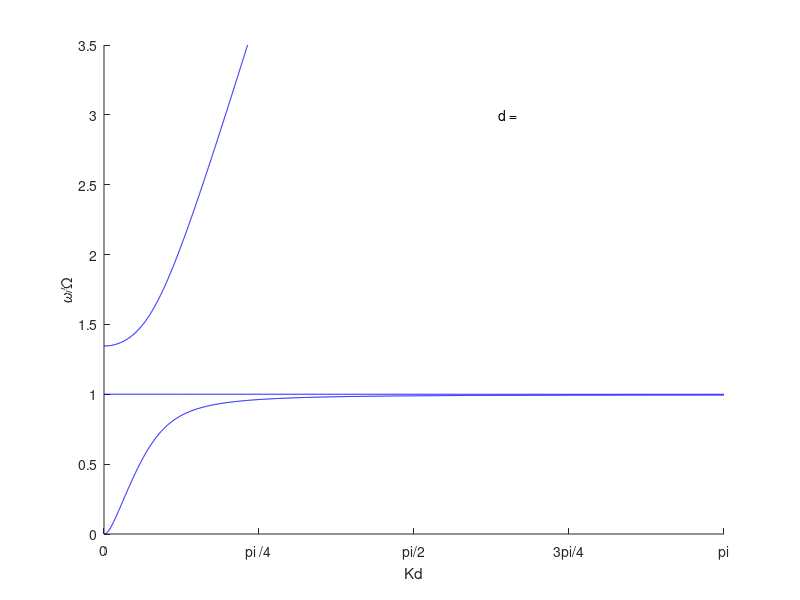

This figure's MATLAB source:
function dispersion
clc;clf;
d = 3.4e-2;
Gamma = 0.05; %V^2/vg
K = linspace(0,pi,1000);
Ek = linspace(0,3.5,1000);
[X,Y] = meshgrid(K,Ek);
Y(Y==1) = NaN;
Z = cos(X) - cos(2*pi*Y*d) + (Gamma./(1-Y)).*sin(2*pi*Y*d);

hold on
contour(K,Ek,Z,[0,0],'b')
plot(K,1,'-b')
ylabel('\omega/\Omega');
xlabel('Kd');
set(gca,'xtick',0:pi/4:pi)
set(gca,'xticklabel',{'0','pi /4','pi/2','3pi/4','pi'})
str1 = sprintf('d = %s',d);
text(2,3,str1)

hold off

end